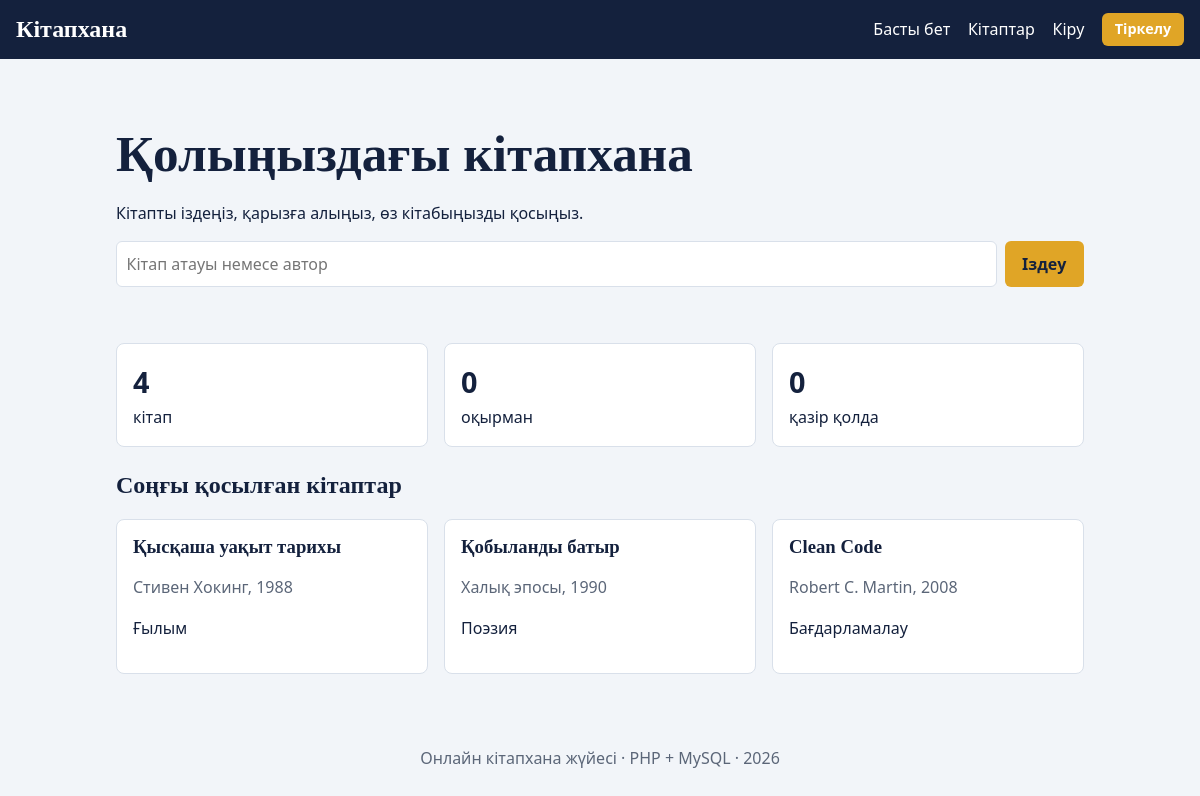
The page / on the database its author committed.
### tables this page shows
CREATE TABLE IF NOT EXISTS books (
  id INT AUTO_INCREMENT PRIMARY KEY,
  title VARCHAR(150) NOT NULL,
  author VARCHAR(100) NOT NULL,
  category_id INT NOT NULL,
  year SMALLINT NOT NULL,
  description TEXT,
  copies TINYINT UNSIGNED NOT NULL DEFAULT 1,
  user_id INT NULL,
  created_at TIMESTAMP DEFAULT CURRENT_TIMESTAMP,
  FOREIGN KEY (category_id) REFERENCES categories(id),
  FOREIGN KEY (user_id) REFERENCES users(id) ON DELETE SET NULL
);

CREATE TABLE IF NOT EXISTS categories (
  id INT AUTO_INCREMENT PRIMARY KEY,
  name VARCHAR(60) NOT NULL UNIQUE
);

### config.php (called while the page is built, shortened)
<?php
function e($s) { return htmlspecialchars((string)$s, ENT_QUOTES, 'UTF-8'); }
function user() { return $_SESSION['user'] ?? null; }

### index.php (the view)
<?php $title = 'Басты бет'; require 'header.php';
$stats = $pdo->query("SELECT (SELECT COUNT(*) FROM books) b, (SELECT COUNT(*) FROM users) u, (SELECT COUNT(*) FROM loans WHERE returned_at IS NULL) l")->fetch();
$latest = $pdo->query("SELECT b.*, c.name cat FROM books b JOIN categories c ON c.id=b.category_id ORDER BY b.id DESC LIMIT 3")->fetchAll();
?>
<section class="hero">
  <h1>Қолыңыздағы кітапхана</h1>
  <p>Кітапты іздеңіз, қарызға алыңыз, өз кітабыңызды қосыңыз.</p>
  <form action="books.php" method="get" class="searchbar">
    <input type="search" name="q" placeholder="Кітап атауы немесе автор" aria-label="Іздеу">
    <button class="btn">Іздеу</button>
  </form>
</section>
<section class="stats">
  <div><strong><?= (int)$stats['b'] ?></strong> кітап</div>
  <div><strong><?= (int)$stats['u'] ?></strong> оқырман</div>
  <div><strong><?= (int)$stats['l'] ?></strong> қазір қолда</div>
</section>
<h2>Соңғы қосылған кітаптар</h2>
<div class="grid">
<?php foreach ($latest as $b): ?>
  <article class="card">
    <h3><?= e($b['title']) ?></h3>
    <p class="muted"><?= e($b['author']) ?>, <?= (int)$b['year'] ?></p>
    <p><?= e($b['cat']) ?></p>
  </article>
<?php endforeach; ?>
</div>
<?php require 'footer.php'; ?>

### header.php (shortened to what this page needs)
<?php require_once 'config.php'; $u = user(); $f = flash(); ?>
<!DOCTYPE html>
<html lang="kk">
<head>
<link rel="stylesheet" href="style.css">
</head>
<body>
<header class="top">
  <a class="brand" href="index.php">Кітапхана</a>
  <nav id="menu">
    <a href="index.php">Басты бет</a>
    <a href="books.php">Кітаптар</a>
    <?php if ($u): ?>
      <a href="my_loans.php">Менің кітаптарым</a>
      <a href="book_form.php">Кітап қосу</a>
      <form method="post" action="logout.php" class="inline"><?= csrf_field() ?><button class="link">Шығу (<?= e($u['name']) ?>)</button></form>
    <?php else: ?>
      <a href="login.php">Кіру</a>
      <a class="btn small" href="register.php">Тіркелу</a>
    <?php endif; ?>
  </nav>
</header>
<main>

### footer.php
</main>
<footer class="foot">Онлайн кітапхана жүйесі · PHP + MySQL · <?= date('Y') ?></footer>
</body>
</html>

### style.css (style rules this page uses)
:root { --ink:#14213d;--bg:#f2f5f9;--card:#fff;--accent:#e0a526;--muted:#5b6678;--line:#d9e0ea;--ok:#1b7f4b;--no:#b3261e }
* { box-sizing:border-box }
body { margin:0;font:16px/1.55 system-ui,Segoe UI,Arial,sans-serif;background:var(--bg);color:var(--ink) }
h1,h2,h3,.brand { font-family:Georgia,"Times New Roman",serif;line-height:1.2 }
main { max-width:1000px;margin:0 auto;padding:1.5rem 1rem 3rem }
a { color:var(--ink) }
.top { display:flex;flex-wrap:wrap;align-items:center;justify-content:space-between;background:var(--ink);padding:.8rem 1rem }
.top a,.top .link { color:#fff;text-decoration:none }
.brand { font-size:1.5rem;font-weight:700 }
nav { display:flex;gap:1.1rem;align-items:center;flex-wrap:wrap }
.btn { display:inline-block;background:var(--accent);color:var(--ink);border:0;border-radius:6px;padding:.6rem 1.1rem;font:inherit;font-weight:600;cursor:pointer;text-decoration:none }
.btn.small { padding:.35rem .8rem;font-size:.9rem }
.hero { padding:2.5rem 0 1rem }
.hero h1 { font-size:clamp(2rem,6vw,3.2rem);margin:0 0 .5rem }
.searchbar,.filters { display:flex;gap:.5rem;flex-wrap:wrap;margin:1rem 0 }
input,select,textarea { font:inherit;padding:.6rem;border:1px solid var(--line);border-radius:6px;background:#fff;width:100% }
.searchbar input,.filters input { flex:1 1 220px;width:auto }
.stats { display:flex;gap:1rem;flex-wrap:wrap;margin:1.5rem 0 }
.stats div { flex:1 1 150px;background:var(--card);border:1px solid var(--line);border-radius:8px;padding:1rem }
.stats strong { font-size:1.8rem;display:block }
.grid { display:grid;grid-template-columns:repeat(auto-fill,minmax(260px,1fr));gap:1rem }
.card { background:var(--card);border:1px solid var(--line);border-radius:8px;padding:1rem }
.card h3 { margin:0 0 .3rem }
.muted { color:var(--muted) }
.foot { text-align:center;color:var(--muted);padding:1.5rem }

### rows shown on the page
books: title "Қысқаша уақыт тарихы", author "Стивен Хокинг", year "1988", category.name "Ғылым"
books: title "Қобыланды батыр", author "Халық эпосы", year "1990", category.name "Поэзия"
books: title "Clean Code", author "Robert C. Martin", year "2008", category.name "Бағдарламалау"

### other values the page prints
$stats['b'] "4"
$stats['u'] "0"
$stats['l'] "0"
